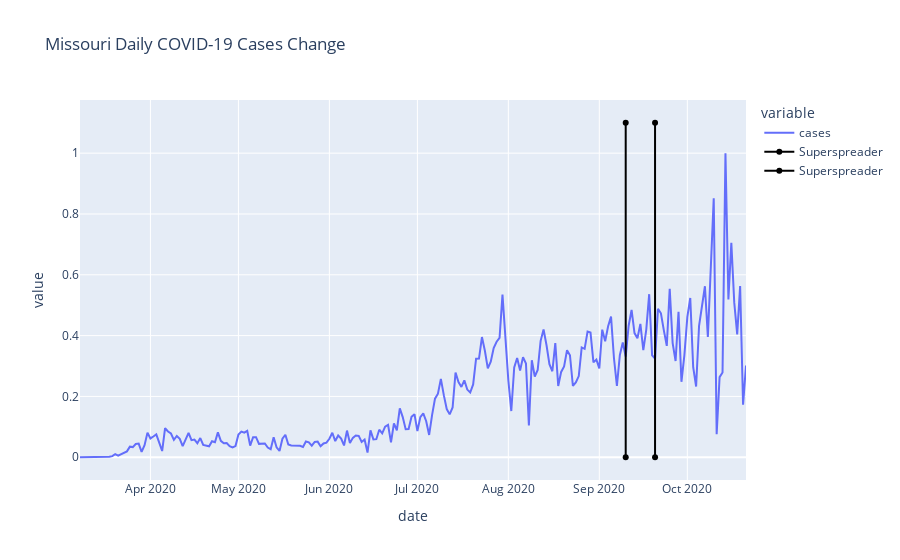

Notebook cell for this chart:
### Code cell
plot_hmm_px('Missouri', 'cases', ['2020-09-10','2020-09-20'], False,3)

### Figure 1 — Plotly figure (JSON) as saved in the notebook; plotly's stock layout.template omitted (floating-point values rounded to 4 significant figures; data arrays with more than 128 entries replaced by an {"elided": "..."} marker saying what was removed)
{"data": [{"hovertemplate": "variable=cases<br>date=%{x}<br>value=%{y}<extra></extra>", "legendgroup": "cases", "line": {"color": "#636efa", "dash": "solid"}, "mode": "lines", "name": "cases", "orientation": "v", "showlegend": true, "type": "scatter", "x": {"elided": "228 str values"}, "xaxis": "x", "y": {"elided": "228 float values"}, "yaxis": "y"}, {"line": {"color": "rgb(0, 0, 0)", "width": 2}, "name": "Superspreader", "type": "scatter", "x": ["2020-09-10", "2020-09-10"], "y": [0, 1.1]}, {"line": {"color": "rgb(0, 0, 0)", "width": 2}, "name": "Superspreader", "type": "scatter", "x": ["2020-09-20", "2020-09-20"], "y": [0, 1.1]}], "layout": {"autosize": true, "legend": {"title": {"text": "variable"}, "tracegroupgap": 0}, "title": {"text": "Missouri Daily COVID-19 Cases Change"}, "xaxis": {"anchor": "y", "autorange": true, "domain": [0, 1], "range": ["2020-03-08", "2020-10-21"], "title": {"text": "date"}, "type": "date"}, "yaxis": {"anchor": "x", "autorange": true, "domain": [0, 1], "range": [-0.08057, 1.181], "title": {"text": "value"}, "type": "linear"}}}
